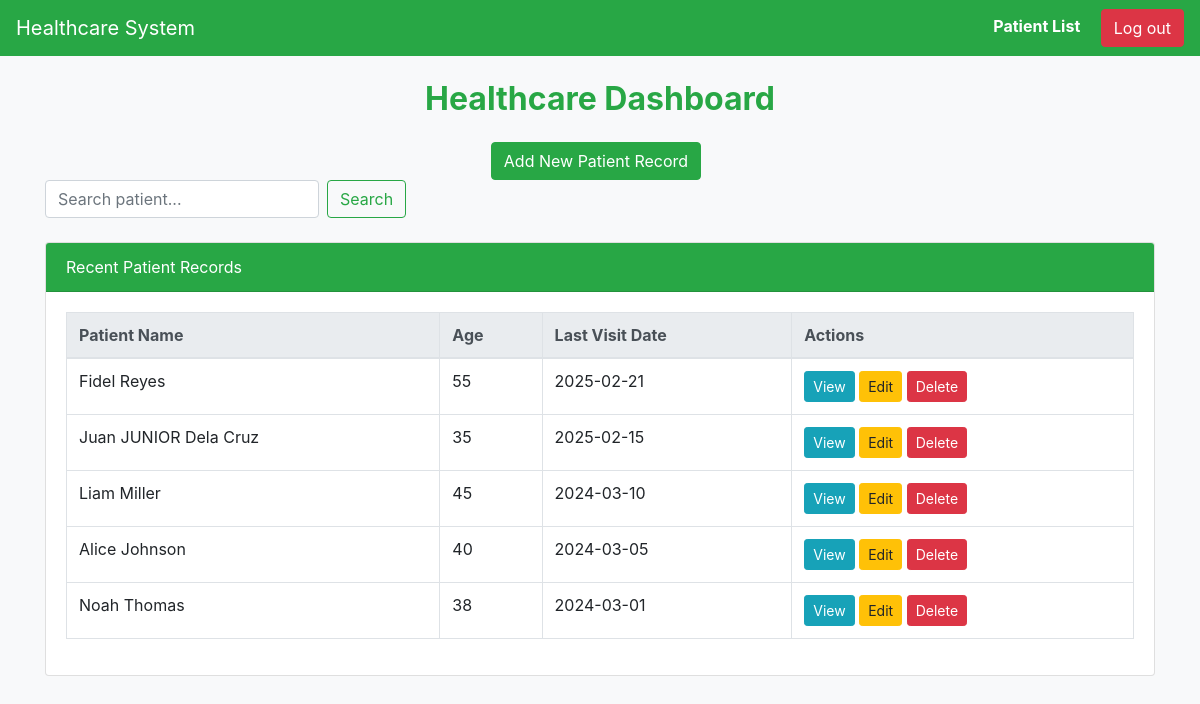
/dashboard.php (signed in), run on the app's committed database.
### tables this page shows
CREATE TABLE `patients` (
  `patient_id` int(11) NOT NULL,
  `first_name` varchar(50) NOT NULL,
  `last_name` varchar(50) NOT NULL,
  `age` int(11) NOT NULL,
  `gender` enum('Male','Female','Other') DEFAULT NULL,
  `contact_info` varchar(100) DEFAULT NULL,
  `address` varchar(255) NOT NULL,
  `last_visit` date DEFAULT NULL,
  `created_at` timestamp NULL DEFAULT current_timestamp()
);

### dashboard.php (the view, shortened to what this page needs)
<?php
    include "db-connection.php";
    $searchInput = "";
?>
<!DOCTYPE html>
<html lang="en">
<head>
    <link href="https://stackpath.bootstrapcdn.com/bootstrap/4.5.2/css/bootstrap.min.css" rel="stylesheet">
</head>
<body>
    <nav class="navbar navbar-expand-lg navbar-dark bg-success">
        <a class="navbar-brand" href="daashboard.php">Healthcare System</a>
        <div class="ml-auto">
            <a class="patient-list text-white mr-3 font-weight-bold" href="patient_list.php">Patient List</a>
            <a class="btn btn-danger" href="logout.php">Log out</a>
        </div>
    </nav>
    <div class="container mt-4">
        <div class="text-center dashboard-header mb-4">
            <h2>Healthcare Dashboard</h2>
        </div>
        <div class="text-center mb-4">
            <a class="btn btn-primary mr-2" href="add-patient.php">Add New Patient Record</a>
            <form class="form-inline" action="<?php echo $_SERVER['PHP_SELF']; ?>" method="POST">
                <input class="form-control mr-2" type="search" name="searchInput" placeholder="Search patient..." required>
                <button class="btn btn-outline-success" type="submit">Search</button>
            </form>
        </div>
        <div class="card">
            <div class="card-header">
                Recent Patient Records
            </div>
            <div class="card-body">
                <table class="table table-bordered table-hover">
                    <thead class="thead-light">
                        <tr>
                            <th>Patient Name</th>
                            <th>Age</th>
                            <th>Last Visit Date</th>
                            <th>Actions</th>
                        </tr>
                    </thead>
                    <tbody>
                        <?php
                            if(!empty($searchInput)) {
                                $query = "SELECT * FROM patients WHERE first_name LIKE '%$searchInput%' OR last_name LIKE '%$searchInput%' OR contact_info LIKE '%$searchInput%'";
                            }else{
                                $query = "SELECT * FROM patients ORDER BY last_visit DESC LIMIT 5";
                            }
                            $result = mysqli_query($conn, $query);
                            while ($row = mysqli_fetch_assoc($result)) {
                                echo "<tr>";
                                echo "<td>" . $row['first_name'] . " " .  $row['last_name'] . "</td>";
                                echo "<td>" . $row['age'] . "</td>";
                                echo "<td>" . $row['last_visit'] . "</td>";
                                echo "<td>
                                        <a href='view-patient.php?id=" . $row['patient_id'] . "' class='btn btn-info btn-sm'>View</a>
                                        <a href='edit-patient.php?id=" . $row['patient_id'] . "' class='btn btn-warning btn-sm'>Edit</a>
                                        <a href='delete-patient.php?id=" . $row['patient_id'] . "' class='btn btn-danger btn-sm' onclick='return confirm(\"Are you sure you want to delete this patient?\");'>Delete</a>
                                    </td>";
                                echo "</tr>";
                            }
                        ?>
                    </tbody>
                </table>
            </div>
        </div>
    </div>
</body>
</html>

### dashboard.php (style rules this page uses)
body { background-color: #f8f9fa; }
.dashboard-header h2 { color: #28a745; font-weight: bold; }
.btn-primary { background-color: #28a745; border-color: #28a745; }
.card-header { background-color: #28a745; color: white; }

### data on the page
patients: first_name "Fidel", last_name "Reyes", age "55", last_visit "2025-02-21"
patients: first_name "Juan JUNIOR", last_name "Dela Cruz", age "35", last_visit "2025-02-15"
patients: first_name "Liam", last_name "Miller", age "45", last_visit "2024-03-10"
patients: first_name "Alice", last_name "Johnson", age "40", last_visit "2024-03-05"
patients: first_name "Noah", last_name "Thomas", age "38", last_visit "2024-03-01"
